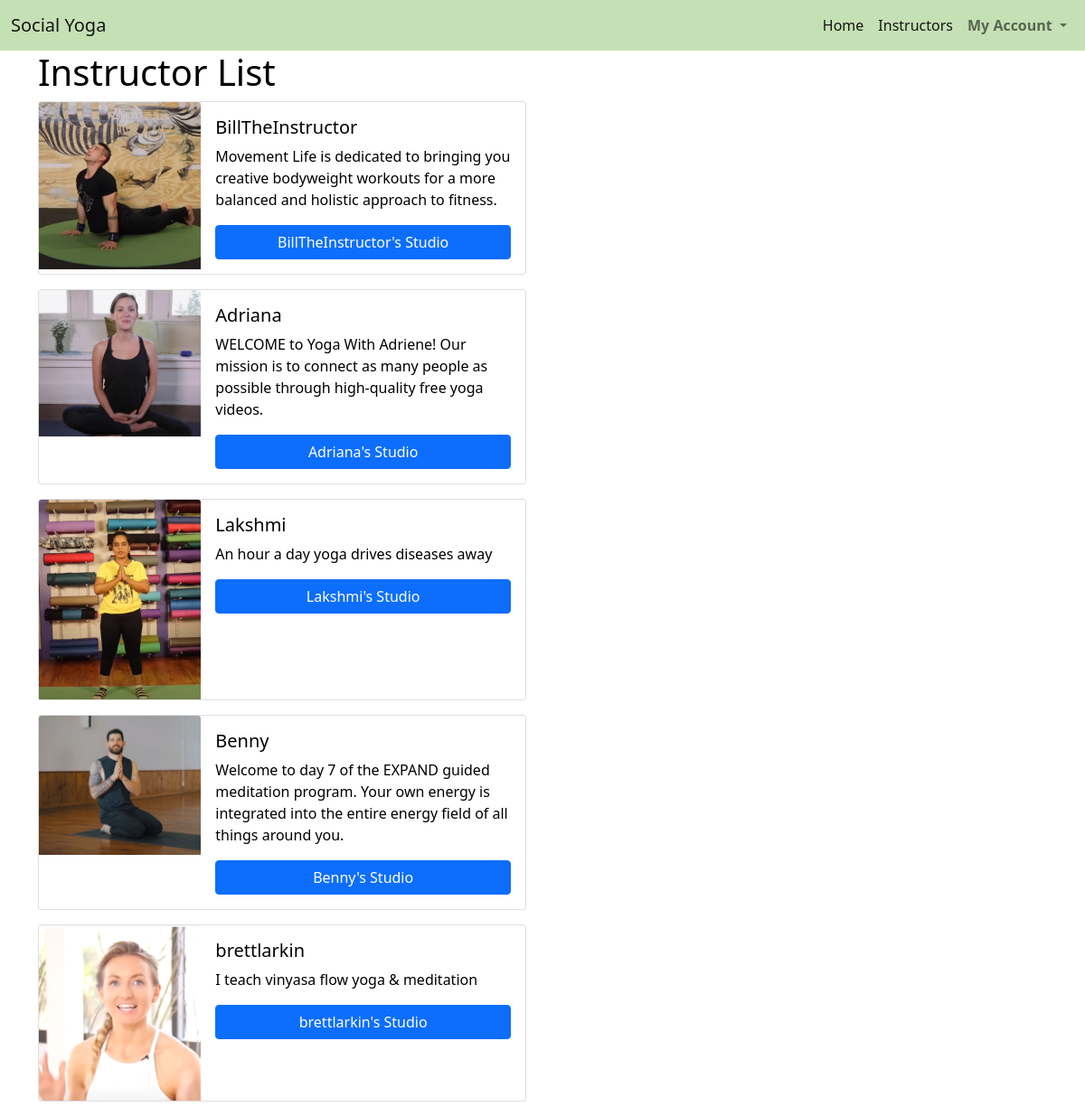
/profiles/instructors/, run on the app's committed database.
### profiles/models.py (models this page shows)
class UserProfile(models.Model):
    user = models.OneToOneField(User, on_delete=models.CASCADE)
    first_name = models.CharField(max_length=50, null=False, blank=False)
    last_name = models.CharField(max_length=50, null=False, blank=False)
    is_instructor = models.BooleanField(default=False)
    card_description = models.TextField(max_length=512)
    profile_description = models.TextField()
    image = models.ImageField(null=True, blank=True, upload_to='profile_images/')
    image_url = models.URLField(max_length=1024, null=True, blank=True)
    rating = models.DecimalField(max_digits=5, decimal_places=0, null=True, blank=True)
    def __str__(self):
        return self.user.username

### profiles/views.py (the view)
# urls.py: path('instructors/', views.instructors, name='instructors'),
def instructors(request):
    instructor_list = UserProfile.objects.filter(is_instructor=True)
    template = 'profiles/instructors.html'
    context = {
        'instructor_list': instructor_list
    }
    return render(request, template, context)

### profiles/templates/profiles/instructors.html (shortened to what this page needs)
{% extends "base.html" %}
{% load static %}
{% block content %}
    <div class="overlay"></div>
    <div class="container h-100">
        <div class="row h-100">
            <div class="col">
                <h1>Instructor List</h1>
                    {% for instructor in instructor_list %}
                        <div class="card mb-3" style="max-width: 540px;">
                            <div class="row g-0">
                                <div class="col-md-4">
                                {% if instructor.image %}
                                    <img src="{{ instructor.image.url }}" class="card-img-top" alt="{{ instructor.first_name }}">
                                {% endif %}
                                </div>
                                <div class="col-md-8">
                                    <div class="card-body">
                                        <h5 class="card-title">{{ instructor }}</h5>
                                        <p class="card-text">{{ instructor.card_description }}</p>
                                        <p class="card-text"><a class="btn btn-primary w-100" href="{% url 'instructor_profile' instructor.id %}" role="button">{{ instructor }}'s Studio</a></p>
                                    </div>
                                </div>
                            </div>
                        </div>
                    {% endfor %}
            </div>
        </div>
    </div>
{% endblock %}

### static/css/base.css (style rules this page uses)
body { background: url('/media/background-image.jpg') no-repeat center center fixed; background-size: cover; height: calc(100vh - 164px); color: black; }
.overlay { height: 100%; width: 100%; top: 0; left: 0; position: fixed; background: white; z-index: -1; }

### data on the page
UserProfile: image (picture), user.username "BillTheInstructor", card_description "Movement Life is dedicated to bringing you creative bodyweight workouts for a more balanced and holistic approach to fitness."
UserProfile: image (picture), user.username "Adriana", card_description "WELCOME to Yoga With Adriene! Our mission is to connect as many people as possible through high-quality free yoga videos."
UserProfile: image (picture), user.username "Lakshmi", card_description "An hour a day yoga drives diseases away"
UserProfile: image (picture), user.username "Benny", card_description "Welcome to day 7 of the EXPAND guided meditation program. Your own energy is integrated into the entire energy field of all things around you."
UserProfile: image (picture), user.username "brettlarkin", card_description "I teach vinyasa flow yoga & meditation"
